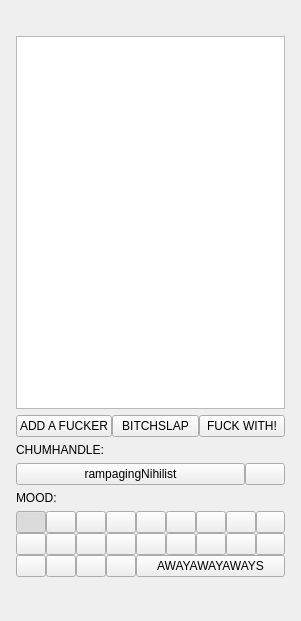
<?xml version="1.0" encoding="UTF-8"?>
<ui version="4.0">
 <class>MainWindow</class>
 <widget class="QMainWindow" name="MainWindow">
  <property name="geometry">
   <rect>
    <x>0</x>
    <y>0</y>
    <width>301</width>
    <height>621</height>
   </rect>
  </property>
  <property name="windowTitle">
   <string>MainWindow</string>
  </property>
  <property name="whatsThis">
   <string extracomment="mood"/>
  </property>
  <widget class="QWidget" name="centralwidget">
   <widget class="QWidget" name="verticalLayoutWidget">
    <property name="geometry">
     <rect>
      <x>0</x>
      <y>0</y>
      <width>301</width>
      <height>581</height>
     </rect>
    </property>
    <layout class="QVBoxLayout" name="verticalLayout">
     <property name="leftMargin">
      <number>16</number>
     </property>
     <property name="topMargin">
      <number>16</number>
     </property>
     <property name="rightMargin">
      <number>16</number>
     </property>
     <property name="bottomMargin">
      <number>4</number>
     </property>
     <item>
      <widget class="QLabel" name="appLabel">
       <property name="text">
        <string/>
       </property>
       <property name="alignment">
        <set>Qt::AlignCenter</set>
       </property>
      </widget>
     </item>
     <item>
      <widget class="QTreeView" name="chumsTree"/>
     </item>
     <item>
      <layout class="QHBoxLayout" name="friendButtons">
       <property name="spacing">
        <number>0</number>
       </property>
       <item>
        <widget class="QPushButton" name="addChumButton">
         <property name="text">
          <string>ADD A FUCKER</string>
         </property>
        </widget>
       </item>
       <item>
        <widget class="QPushButton" name="blockButton">
         <property name="text">
          <string>BITCHSLAP</string>
         </property>
        </widget>
       </item>
       <item>
        <widget class="QPushButton" name="pesterButton">
         <property name="text">
          <string>FUCK WITH!</string>
         </property>
        </widget>
       </item>
      </layout>
     </item>
     <item>
      <widget class="QLabel" name="handleLabel">
       <property name="text">
        <string>CHUMHANDLE:</string>
       </property>
      </widget>
     </item>
     <item>
      <layout class="QGridLayout" name="gridLayout_2">
       <property name="spacing">
        <number>0</number>
       </property>
       <item row="0" column="1">
        <widget class="QPushButton" name="colorButton">
         <property name="sizePolicy">
          <sizepolicy hsizetype="Maximum" vsizetype="Maximum">
           <horstretch>0</horstretch>
           <verstretch>0</verstretch>
          </sizepolicy>
         </property>
         <property name="text">
          <string/>
         </property>
         <property name="checkable">
          <bool>false</bool>
         </property>
        </widget>
       </item>
       <item row="0" column="0">
        <widget class="QPushButton" name="nameButton">
         <property name="sizePolicy">
          <sizepolicy hsizetype="Expanding" vsizetype="Maximum">
           <horstretch>3</horstretch>
           <verstretch>0</verstretch>
          </sizepolicy>
         </property>
         <property name="text">
          <string>rampagingNihilist</string>
         </property>
        </widget>
       </item>
      </layout>
     </item>
     <item>
      <widget class="QLabel" name="moodLabel">
       <property name="text">
        <string>MOOD:</string>
       </property>
      </widget>
     </item>
     <item>
      <layout class="QGridLayout" name="gridLayout_4">
       <property name="spacing">
        <number>0</number>
       </property>
       <item row="0" column="1">
        <widget class="QPushButton" name="moodButton1">
         <property name="sizePolicy">
          <sizepolicy hsizetype="Minimum" vsizetype="Maximum">
           <horstretch>0</horstretch>
           <verstretch>0</verstretch>
          </sizepolicy>
         </property>
         <property name="whatsThis">
          <string extracomment="mood"/>
         </property>
         <property name="text">
          <string/>
         </property>
         <property name="checkable">
          <bool>true</bool>
         </property>
        </widget>
       </item>
       <item row="0" column="0">
        <widget class="QPushButton" name="moodButton0">
         <property name="sizePolicy">
          <sizepolicy hsizetype="Minimum" vsizetype="Maximum">
           <horstretch>0</horstretch>
           <verstretch>0</verstretch>
          </sizepolicy>
         </property>
         <property name="whatsThis">
          <string extracomment="mood"/>
         </property>
         <property name="text">
          <string/>
         </property>
         <property name="checkable">
          <bool>true</bool>
         </property>
         <property name="checked">
          <bool>true</bool>
         </property>
        </widget>
       </item>
       <item row="1" column="0">
        <widget class="QPushButton" name="moodButton10">
         <property name="sizePolicy">
          <sizepolicy hsizetype="Minimum" vsizetype="Maximum">
           <horstretch>0</horstretch>
           <verstretch>0</verstretch>
          </sizepolicy>
         </property>
         <property name="whatsThis">
          <string extracomment="mood"/>
         </property>
         <property name="text">
          <string/>
         </property>
         <property name="checkable">
          <bool>true</bool>
         </property>
         <property name="checked">
          <bool>false</bool>
         </property>
        </widget>
       </item>
       <item row="0" column="4">
        <widget class="QPushButton" name="moodButton5">
         <property name="sizePolicy">
          <sizepolicy hsizetype="Minimum" vsizetype="Maximum">
           <horstretch>0</horstretch>
           <verstretch>0</verstretch>
          </sizepolicy>
         </property>
         <property name="whatsThis">
          <string extracomment="mood"/>
         </property>
         <property name="text">
          <string/>
         </property>
         <property name="checkable">
          <bool>true</bool>
         </property>
        </widget>
       </item>
       <item row="0" column="7">
        <widget class="QPushButton" name="moodButton8">
         <property name="sizePolicy">
          <sizepolicy hsizetype="Minimum" vsizetype="Maximum">
           <horstretch>0</horstretch>
           <verstretch>0</verstretch>
          </sizepolicy>
         </property>
         <property name="text">
          <string/>
         </property>
         <property name="checkable">
          <bool>true</bool>
         </property>
        </widget>
       </item>
       <item row="0" column="3">
        <widget class="QPushButton" name="moodButton4">
         <property name="sizePolicy">
          <sizepolicy hsizetype="Minimum" vsizetype="Maximum">
           <horstretch>0</horstretch>
           <verstretch>0</verstretch>
          </sizepolicy>
         </property>
         <property name="text">
          <string/>
         </property>
         <property name="checkable">
          <bool>true</bool>
         </property>
        </widget>
       </item>
       <item row="1" column="1">
        <widget class="QPushButton" name="moodButton11">
         <property name="sizePolicy">
          <sizepolicy hsizetype="Minimum" vsizetype="Maximum">
           <horstretch>0</horstretch>
           <verstretch>0</verstretch>
          </sizepolicy>
         </property>
         <property name="whatsThis">
          <string extracomment="mood"/>
         </property>
         <property name="text">
          <string/>
         </property>
         <property name="checkable">
          <bool>true</bool>
         </property>
        </widget>
       </item>
       <item row="0" column="2">
        <widget class="QPushButton" name="moodButton3">
         <property name="sizePolicy">
          <sizepolicy hsizetype="Minimum" vsizetype="Maximum">
           <horstretch>0</horstretch>
           <verstretch>0</verstretch>
          </sizepolicy>
         </property>
         <property name="text">
          <string/>
         </property>
         <property name="checkable">
          <bool>true</bool>
         </property>
        </widget>
       </item>
       <item row="0" column="6">
        <widget class="QPushButton" name="moodButton7">
         <property name="sizePolicy">
          <sizepolicy hsizetype="Minimum" vsizetype="Maximum">
           <horstretch>0</horstretch>
           <verstretch>0</verstretch>
          </sizepolicy>
         </property>
         <property name="text">
          <string/>
         </property>
         <property name="checkable">
          <bool>true</bool>
         </property>
        </widget>
       </item>
       <item row="1" column="2">
        <widget class="QPushButton" name="moodButton12">
         <property name="sizePolicy">
          <sizepolicy hsizetype="Minimum" vsizetype="Maximum">
           <horstretch>0</horstretch>
           <verstretch>0</verstretch>
          </sizepolicy>
         </property>
         <property name="whatsThis">
          <string extracomment="mood"/>
         </property>
         <property name="text">
          <string/>
         </property>
         <property name="checkable">
          <bool>true</bool>
         </property>
        </widget>
       </item>
       <item row="0" column="5">
        <widget class="QPushButton" name="moodButton6">
         <property name="sizePolicy">
          <sizepolicy hsizetype="Minimum" vsizetype="Maximum">
           <horstretch>0</horstretch>
           <verstretch>0</verstretch>
          </sizepolicy>
         </property>
         <property name="text">
          <string/>
         </property>
         <property name="checkable">
          <bool>true</bool>
         </property>
        </widget>
       </item>
       <item row="0" column="8">
        <widget class="QPushButton" name="moodButton9">
         <property name="sizePolicy">
          <sizepolicy hsizetype="Minimum" vsizetype="Maximum">
           <horstretch>0</horstretch>
           <verstretch>0</verstretch>
          </sizepolicy>
         </property>
         <property name="text">
          <string/>
         </property>
         <property name="checkable">
          <bool>true</bool>
         </property>
        </widget>
       </item>
       <item row="1" column="4">
        <widget class="QPushButton" name="moodButton14">
         <property name="sizePolicy">
          <sizepolicy hsizetype="Minimum" vsizetype="Maximum">
           <horstretch>0</horstretch>
           <verstretch>0</verstretch>
          </sizepolicy>
         </property>
         <property name="text">
          <string/>
         </property>
         <property name="checkable">
          <bool>true</bool>
         </property>
        </widget>
       </item>
       <item row="1" column="3">
        <widget class="QPushButton" name="moodButton13">
         <property name="sizePolicy">
          <sizepolicy hsizetype="Minimum" vsizetype="Maximum">
           <horstretch>0</horstretch>
           <verstretch>0</verstretch>
          </sizepolicy>
         </property>
         <property name="text">
          <string/>
         </property>
         <property name="checkable">
          <bool>true</bool>
         </property>
        </widget>
       </item>
       <item row="1" column="6">
        <widget class="QPushButton" name="moodButton16">
         <property name="sizePolicy">
          <sizepolicy hsizetype="Minimum" vsizetype="Maximum">
           <horstretch>0</horstretch>
           <verstretch>0</verstretch>
          </sizepolicy>
         </property>
         <property name="text">
          <string/>
         </property>
         <property name="checkable">
          <bool>true</bool>
         </property>
        </widget>
       </item>
       <item row="1" column="7">
        <widget class="QPushButton" name="moodButton17">
         <property name="sizePolicy">
          <sizepolicy hsizetype="Minimum" vsizetype="Maximum">
           <horstretch>0</horstretch>
           <verstretch>0</verstretch>
          </sizepolicy>
         </property>
         <property name="text">
          <string/>
         </property>
         <property name="checkable">
          <bool>true</bool>
         </property>
        </widget>
       </item>
       <item row="1" column="5">
        <widget class="QPushButton" name="moodButton15">
         <property name="sizePolicy">
          <sizepolicy hsizetype="Minimum" vsizetype="Maximum">
           <horstretch>0</horstretch>
           <verstretch>0</verstretch>
          </sizepolicy>
         </property>
         <property name="text">
          <string/>
         </property>
         <property name="checkable">
          <bool>true</bool>
         </property>
        </widget>
       </item>
       <item row="1" column="8">
        <widget class="QPushButton" name="moodButton18">
         <property name="sizePolicy">
          <sizepolicy hsizetype="Minimum" vsizetype="Maximum">
           <horstretch>0</horstretch>
           <verstretch>0</verstretch>
          </sizepolicy>
         </property>
         <property name="text">
          <string/>
         </property>
         <property name="checkable">
          <bool>true</bool>
         </property>
        </widget>
       </item>
       <item row="2" column="0">
        <widget class="QPushButton" name="moodButton19">
         <property name="sizePolicy">
          <sizepolicy hsizetype="Minimum" vsizetype="Maximum">
           <horstretch>0</horstretch>
           <verstretch>0</verstretch>
          </sizepolicy>
         </property>
         <property name="text">
          <string/>
         </property>
         <property name="checkable">
          <bool>true</bool>
         </property>
        </widget>
       </item>
       <item row="2" column="1">
        <widget class="QPushButton" name="moodButton20">
         <property name="sizePolicy">
          <sizepolicy hsizetype="Minimum" vsizetype="Maximum">
           <horstretch>0</horstretch>
           <verstretch>0</verstretch>
          </sizepolicy>
         </property>
         <property name="text">
          <string/>
         </property>
         <property name="checkable">
          <bool>true</bool>
         </property>
        </widget>
       </item>
       <item row="2" column="2">
        <widget class="QPushButton" name="moodButton21">
         <property name="sizePolicy">
          <sizepolicy hsizetype="Minimum" vsizetype="Maximum">
           <horstretch>0</horstretch>
           <verstretch>0</verstretch>
          </sizepolicy>
         </property>
         <property name="text">
          <string/>
         </property>
         <property name="checkable">
          <bool>true</bool>
         </property>
        </widget>
       </item>
       <item row="2" column="3">
        <widget class="QPushButton" name="moodButton22">
         <property name="sizePolicy">
          <sizepolicy hsizetype="Minimum" vsizetype="Maximum">
           <horstretch>0</horstretch>
           <verstretch>0</verstretch>
          </sizepolicy>
         </property>
         <property name="text">
          <string/>
         </property>
         <property name="checkable">
          <bool>true</bool>
         </property>
        </widget>
       </item>
       <item row="2" column="4" colspan="5">
        <widget class="QPushButton" name="moodButton2">
         <property name="sizePolicy">
          <sizepolicy hsizetype="Minimum" vsizetype="Maximum">
           <horstretch>0</horstretch>
           <verstretch>0</verstretch>
          </sizepolicy>
         </property>
         <property name="whatsThis">
          <string extracomment="mood"/>
         </property>
         <property name="accessibleName">
          <string/>
         </property>
         <property name="text">
          <string>AWAYAWAYAWAYS</string>
         </property>
         <property name="checkable">
          <bool>true</bool>
         </property>
        </widget>
       </item>
      </layout>
     </item>
    </layout>
   </widget>
  </widget>
  <widget class="QMenuBar" name="menubar">
   <property name="geometry">
    <rect>
     <x>0</x>
     <y>0</y>
     <width>301</width>
     <height>21</height>
    </rect>
   </property>
  </widget>
 </widget>
 <resources/>
 <connections/>
</ui>
